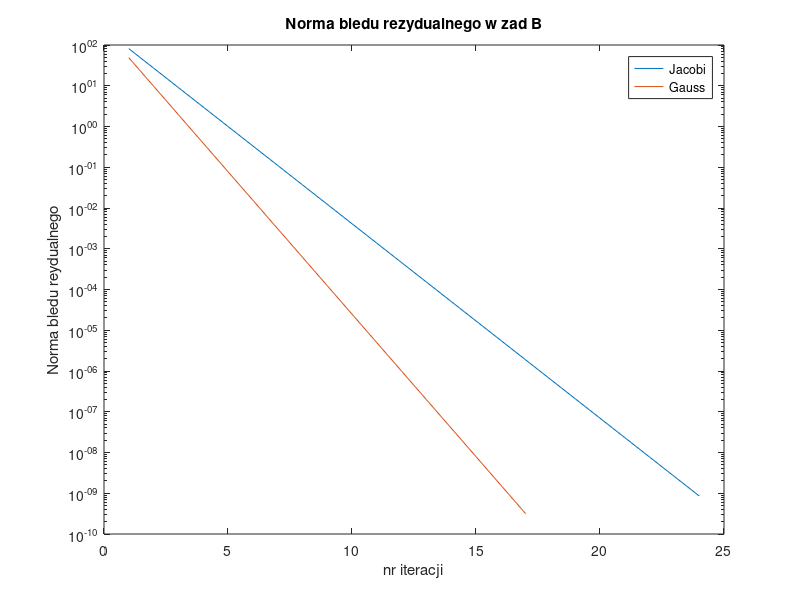
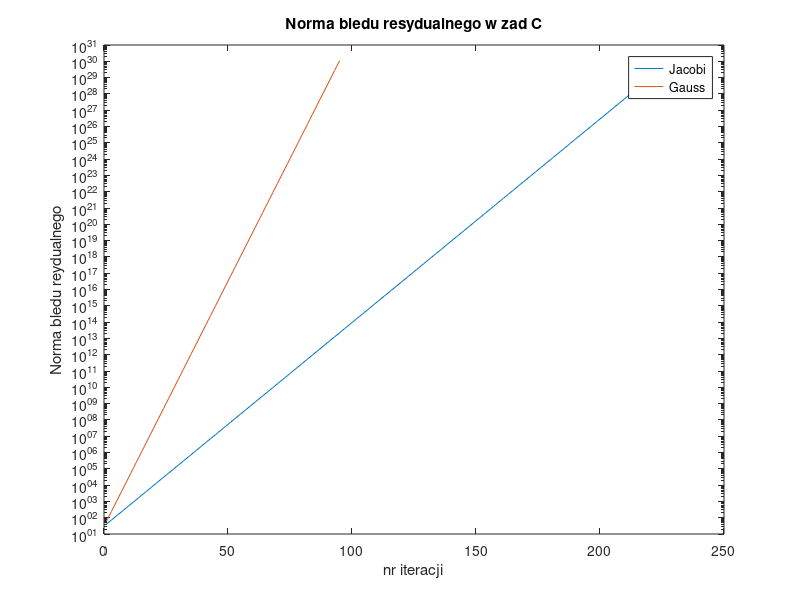

MATLAB code for these plots, in order:
clear all
close all
% JacobiCzas = csvread("JacobiCzas.csv")./1000;
% GaussCzas = csvread("GaussCzas.csv")./1000;
% LUCzas = csvread("LUCzas.csv")./1000;
% Rozmiary = csvread("Rozmiary.csv");
resBJacobi = csvread("resBJacobi.csv");
resBGauss = csvread ("resBGauss.csv");
resCJacobi = csvread("resCJacobi.csv");
resCGauss = csvread("resCGauss.csv");


% figure("Name","Metoda LU",'NumberTitle','off');
% plot(Rozmiary, LUCzas);
% ylabel("Czas rozwiązania [s]");
% xlabel("Rozmiar macierzy");
% title("Czas rozwiazania rownania macierzowego metoda LU");
% saveas(gcf, 'LU_Czas.png');
% 
% figure("Name","Czas rozwiazania rownania macierzowego metodami iteracyjnymi",'NumberTitle','off');
% plot(Rozmiary, GaussCzas);
% ylabel("Czas rozwiązania [s]");
% xlabel("Rozmiar macierzy");
% title("Czas rozwiazania rownania macierzowego metodami iteracyjnymi");
% hold on
% plot(Rozmiary, JacobiCzas);
% legend("Gauss-Seidl", "Jacobi");
% saveas(gcf, 'Jacobi_Gauss_Czas.png');

%%%%%%%%%% NORMY BLEDOW %%%%%%%%%%%
figure("Name","Norma bledu rezydualnego w zad B",'NumberTitle','off');
semilogy(resBJacobi);
ylabel("Norma bledu reydualnego");
xlabel("nr iteracji");
title("Norma bledu rezydualnego w zad B");
hold on
semilogy(resBGauss);
legend("Jacobi", "Gauss");
saveas(gcf, 'res_B.png');

%%%%% NORMY BLEDOW NIEZBIEZNYCH %%%%%%

figure("Name","Norma bledu rezydualnego w zad C",'NumberTitle','off');
semilogy(resCJacobi);
ylabel("Norma bledu reydualnego");
xlabel("nr iteracji");
title("Norma bledu resydualnego w zad C");
hold on
semilogy(resCGauss);
legend("Jacobi", "Gauss");
saveas(gcf, 'res_C.png');

